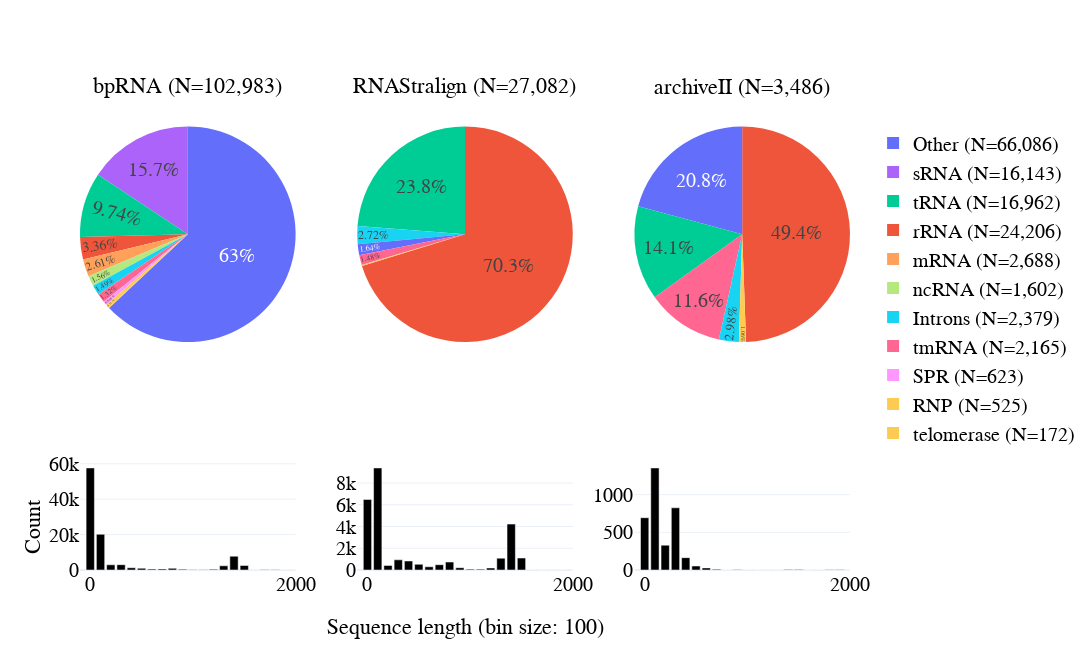

Notebook code cell kept with this figure:
### Code cell
# show length distribution for each family
import plotly.express as px
import plotly.graph_objects as go

# first row is piechart of family distribution
# second row is histogram of sequence length distribution
# I want it to look like a paper figure

if 'bpRNA-1m(90)' in hists.keys():
    del hists['bpRNA-1m(90)'] 

fig = make_subplots(rows=2, cols=3, specs=[[{'type': 'domain'}]*3, [{'type': 'histogram'}]*3], 
                    subplot_titles=["{} (N={:,})".format(name, np.nansum(df_family[name]).astype(int)) for name in df_family.columns] + ['']*3,
                    vertical_spacing=vertical_spacing,
                    horizontal_spacing=horizontal_spacing,
                    row_heights=[0.5, 0.2],
)

for i in fig['layout']['annotations']:
    i['font'] = dict(size=22)
    

for i, name in enumerate(df_family.columns):
    fig.add_trace(go.Pie(
        labels=df_family.index,
        values=df_family[name],
        name=name,
        textinfo=f'percent',
        texttemplate='%{percent}',
        textposition='inside',
        # colors=px.colors.qualitative.Plotly + [px.colors.qualitative.Plotly[-1]]*10000,
        showlegend=i==0 and name !='Ribonanza',
        # colors
        marker_colors=px.colors.qualitative.Plotly + [px.colors.qualitative.Plotly[-1]]*10000,
        # sort=True,
        # legennd location
        # domain={'x': [0.0, 0.25], 'y': [0.5, 1.0]} if i == 0 else {'x': [0.25, 0.5], 'y': [0.5, 1.0]} if i == 1 else {'x': [0.5, 0.75], 'y': [0.5, 1.0]} if i == 2 else {'x': [0.75, 1.0], 'y': [0.5, 1.0]},
    ), row=1, col=i+1)
    fig.add_trace(go.Bar(
        x=hists[name][1][:-1],
        y=hists[name][0],
        name=name,
        showlegend=False,
        marker_color='rgb(0, 0, 0)',
    ), row=2, col=i+1)
    # fig.update_yaxes(row=2, col=i+1,  range=[0, 50000])
    fig.update_xaxes(row=2, col=i+1, range=[-100, 2000], tick0=0, dtick=2000)
    # make bar width constant
    # add horitontal lines
    fig.update_layout(barmode='overlay', bargap=0.1, bargroupgap=0.1)

# write 'sequence length' at the bottom, centered
fig.add_annotation(dict(
    x=0.5,
    y=-0.15,
    text='Sequence length (bin size: 100)',
    showarrow=False,
    font=dict(size=22),
    xref='paper',
    yref='paper',
    xanchor='center',
    yanchor='bottom',
))

fig.add_annotation(dict(
    x=-0.06,
    y=0.03,
    text='Count',
    showarrow=False,
    font=dict(size=22),
    xref='paper',
    yref='paper',
    xanchor='center',
    yanchor='bottom',
    textangle=-90
), 
)

fig.update_layout(
    height=height,
    width=width,
    title_x=0.5,
    title_y=0.95,
    font_size=20,
    font_family='helvetica',
    font_color='black',
    legend_font_size=20,
    legend_font_family='helvetica',
    legend_font_color='black',
    legend_x=1.03,
    legend_y=0.95,
    # legend_orientation='h',
    legend_traceorder='normal',
    legend_bordercolor='black',
    template="plotly_white",
)

fig.update_layout(
    font_family="helvetica",
    font_color="black",
    title_font_family="helvetica",
    title_font_color="black",
    legend_title_font_color="black",
    legend_font_color="black",
    xaxis_title_font_family="helvetica",
    yaxis_title_font_family="helvetica",
    xaxis_tickfont_family="helvetica",
    yaxis_tickfont_family="helvetica",
    legend_font_family="helvetica",
)

fig.show()

# save to pdf
import plotly.io as pio
pio.write_image(fig, 'images/family_available_data.pdf')

### Figure 1 — Plotly figure (JSON) as saved in the notebook; plotly's stock layout.template omitted (floating-point values rounded to 4 significant figures; data arrays with more than 128 entries replaced by an {"elided": "..."} marker saying what was removed)
{"data": [{"domain": {"x": [0, 0.28], "y": [0.4286, 1]}, "labels": ["Other (N=66,086)", "rRNA (N=24,206)", "tRNA (N=16,962)", "sRNA (N=16,143)", "mRNA (N=2,688)", "Introns (N=2,379)", "tmRNA (N=2,165)", "ncRNA (N=1,602)", "SPR (N=623)", "RNP (N=525)", "telomerase (N=172)"], "marker": {"colors": {"elided": "10010 str values"}}, "name": "bpRNA", "showlegend": true, "textinfo": "percent", "textposition": "inside", "texttemplate": "%{percent}", "type": "pie", "values": [64916, 3456, 10033, 16143, 2688, 1538, 1361, 1602, 623, 525, 98]}, {"marker": {"color": "rgb(0, 0, 0)"}, "name": "bpRNA", "showlegend": false, "type": "bar", "x": [0, 100, 200, 300, 400, 500, 600, 700, 800, 900, 1000, 1100, 1200, 1300, 1400, 1500, 1600, 1700, 1800, 1900, 2000, 2100, 2200, 2300, 2400, 2500, 2600, 2700, 2800, 2900, 3000, 3100, 3200, 3300, 3400, 3500, 3600, 3700, 3800, 3900, 4000, 4100, 4200, 4300], "xaxis": "x", "y": [57662, 20176, 2935, 3013, 1282, 984, 503, 626, 931, 417, 159, 155, 389, 2374, 7804, 2548, 37, 99, 129, 27, 22, 13, 3, 1, 2, 4, 4, 25, 136, 310, 66, 20, 7, 19, 17, 25, 9, 10, 5, 17, 6, 0, 6, 6], "yaxis": "y"}, {"domain": {"x": [0.36, 0.64], "y": [0.4286, 1]}, "labels": ["Other (N=66,086)", "rRNA (N=24,206)", "tRNA (N=16,962)", "sRNA (N=16,143)", "mRNA (N=2,688)", "Introns (N=2,379)", "tmRNA (N=2,165)", "ncRNA (N=1,602)", "SPR (N=623)", "RNP (N=525)", "telomerase (N=172)"], "marker": {"colors": {"elided": "10010 str values"}}, "name": "RNAStralign", "showlegend": false, "textinfo": "percent", "textposition": "inside", "texttemplate": "%{percent}", "type": "pie", "values": [445, 19027, 6436, 0, 0, 737, 400, 0, 0, 0, 37]}, {"marker": {"color": "rgb(0, 0, 0)"}, "name": "RNAStralign", "showlegend": false, "type": "bar", "x": [0, 100, 200, 300, 400, 500, 600, 700, 800, 900, 1000, 1100, 1200, 1300, 1400, 1500, 1600, 1700, 1800, 1900, 2000, 2100, 2200, 2300, 2400, 2500, 2600, 2700, 2800, 2900, 3000, 3100, 3200, 3300, 3400, 3500, 3600, 3700, 3800, 3900, 4000, 4100, 4200, 4300], "xaxis": "x2", "y": [6490, 9389, 424, 936, 831, 523, 297, 488, 732, 212, 80, 79, 185, 1087, 4223, 1100, 3, 1, 2, 0, 0, 0, 0, 0, 0, 0, 0, 0, 0, 0, 0, 0, 0, 0, 0, 0, 0, 0, 0, 0, 0, 0, 0, 0], "yaxis": "y2"}, {"domain": {"x": [0.72, 1], "y": [0.4286, 1]}, "labels": ["Other (N=66,086)", "rRNA (N=24,206)", "tRNA (N=16,962)", "sRNA (N=16,143)", "mRNA (N=2,688)", "Introns (N=2,379)", "tmRNA (N=2,165)", "ncRNA (N=1,602)", "SPR (N=623)", "RNP (N=525)", "telomerase (N=172)"], "marker": {"colors": {"elided": "10010 str values"}}, "name": "archiveII", "showlegend": false, "textinfo": "percent", "textposition": "inside", "texttemplate": "%{percent}", "type": "pie", "values": [725, 1723, 493, 0, 0, 104, 404, 0, 0, 0, 37]}, {"marker": {"color": "rgb(0, 0, 0)"}, "name": "archiveII", "showlegend": false, "type": "bar", "x": [0, 100, 200, 300, 400, 500, 600, 700, 800, 900, 1000, 1100, 1200, 1300, 1400, 1500, 1600, 1700, 1800, 1900, 2000, 2100, 2200, 2300, 2400, 2500, 2600, 2700, 2800, 2900, 3000, 3100, 3200, 3300, 3400, 3500, 3600, 3700, 3800, 3900, 4000, 4100, 4200, 4300], "xaxis": "x3", "y": [694, 1355, 330, 826, 164, 53, 28, 9, 0, 2, 0, 0, 1, 0, 6, 7, 0, 1, 3, 2, 0, 0, 0, 0, 0, 0, 0, 0, 0, 5, 0, 0, 0, 0, 0, 0, 0, 0, 0, 0, 0, 0, 0, 0], "yaxis": "y3"}], "layout": {"annotations": [{"font": {"size": 22}, "showarrow": false, "text": "bpRNA (N=102,983)", "x": 0.14, "xanchor": "center", "xref": "paper", "y": 1, "yanchor": "bottom", "yref": "paper"}, {"font": {"size": 22}, "showarrow": false, "text": "RNAStralign (N=27,082)", "x": 0.5, "xanchor": "center", "xref": "paper", "y": 1, "yanchor": "bottom", "yref": "paper"}, {"font": {"size": 22}, "showarrow": false, "text": "archiveII (N=3,486)", "x": 0.86, "xanchor": "center", "xref": "paper", "y": 1, "yanchor": "bottom", "yref": "paper"}, {"font": {"size": 22}, "showarrow": false, "text": "Sequence length (bin size: 100)", "x": 0.5, "xanchor": "center", "xref": "paper", "y": -0.15, "yanchor": "bottom", "yref": "paper"}, {"font": {"size": 22}, "showarrow": false, "text": "Count", "textangle": -90, "x": -0.06, "xanchor": "center", "xref": "paper", "y": 0.03, "yanchor": "bottom", "yref": "paper"}], "bargap": 0.1, "bargroupgap": 0.1, "barmode": "overlay", "font": {"color": "black", "family": "helvetica", "size": 20}, "height": 650, "legend": {"bordercolor": "black", "font": {"color": "black", "family": "helvetica", "size": 20}, "title": {"font": {"color": "black"}}, "traceorder": "normal", "x": 1.03, "y": 0.95}, "title": {"font": {"color": "black", "family": "helvetica"}, "x": 0.5, "y": 0.95}, "width": 1200, "xaxis": {"anchor": "y", "domain": [0, 0.28], "dtick": 2000, "range": [-100, 2000], "tick0": 0, "tickfont": {"family": "helvetica"}, "title": {"font": {"family": "helvetica"}}}, "xaxis2": {"anchor": "y2", "domain": [0.36, 0.64], "dtick": 2000, "range": [-100, 2000], "tick0": 0}, "xaxis3": {"anchor": "y3", "domain": [0.72, 1], "dtick": 2000, "range": [-100, 2000], "tick0": 0}, "yaxis": {"anchor": "x", "domain": [0, 0.2286], "tickfont": {"family": "helvetica"}, "title": {"font": {"family": "helvetica"}}}, "yaxis2": {"anchor": "x2", "domain": [0, 0.2286]}, "yaxis3": {"anchor": "x3", "domain": [0, 0.2286]}}}
